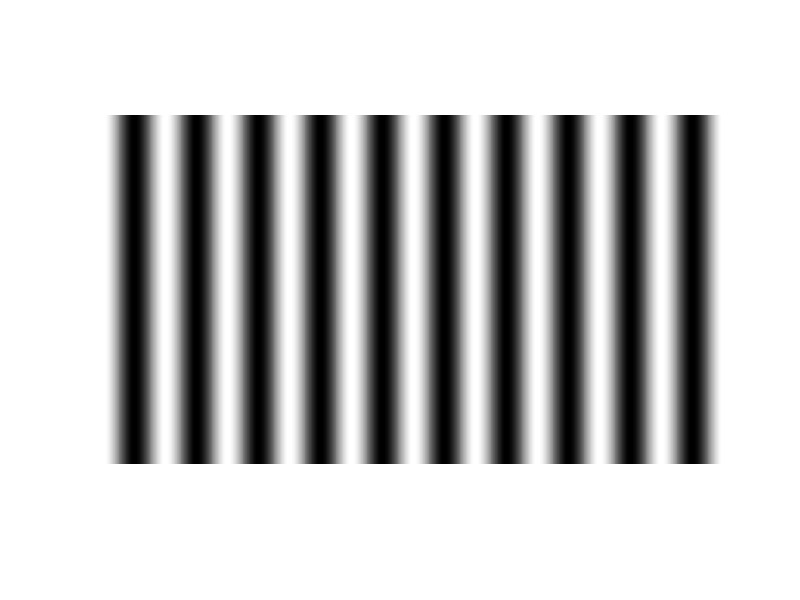

Here is the MATLAB script that generated this plot: (Note: this script raises an error after producing the figure.)
% generateFringePattern.m
% Generates a sinusoidal fringe pattern, mimicking the original in
% GenerateFringePattern.nb

% horizontal and vertical dimensions of pattern
hdim = 1920;
vdim = 1080;

% grayscale values for the high and low color
% 0<x<1
lcolor = 0;
hcolor = 1;

% also generates the inverse image. For optimal projector usage, it is
% helpful to switch between both.
genInv = 1;

% phase frequency across image
freq = 10;

% chooses to display image after generation
dispImg = 1;

% saving options
% 0: don't save
% 1: save with generic name
% 2: save with specific name
saveImg = 2;

% generate image
iim = 1:(hdim/freq);
iim = (hcolor - lcolor) * (.5 + 0.5*cos(2*pi*(iim/hdim)*freq)) + lcolor;
iim = repmat(iim,vdim,freq);

if (dispImg == 1)
    figure;
    imshow(iim)
end

switch saveImg
    case 1
        if (genInv == 1)
            imwrite(iim,'fringe1.png');
            imwrite(invim,'fringe2.png');
        else
            imwrite(iim,'fringe.png');
        end
        
    case 2
        id = num2str(1e12*rand(1,1));
        id = id(1:12);
        if (genInv == 1)
            imwrite(iim,strcat('fringe1-',id,'.png'));
            imwrite(invim,strcat('fringe2-',id,'.png'));
        else
            imwrite(iim,strcat('fringe-',id','.png'));
        end
end

if (genInv == 1) 
    invim = 1:(hdim/freq);
    invim = (lcolor - hcolor) * (.5 + 0.5*cos(2*pi*(invim/hdim)*freq)) + hcolor;
    invim = repmat(invim,vdim,freq);
    
    if (dispImg == 1)
        figure;
        imshow(invim)
    end
end